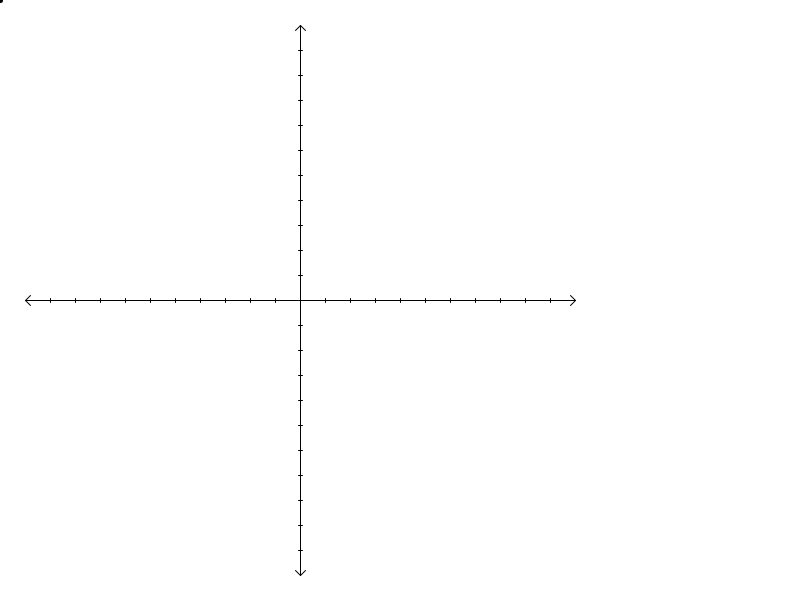
Frame 1 (no input)
Frame 60 (the mouse pressed at the canvas centre just before this capture): identical to frame 1, image omitted
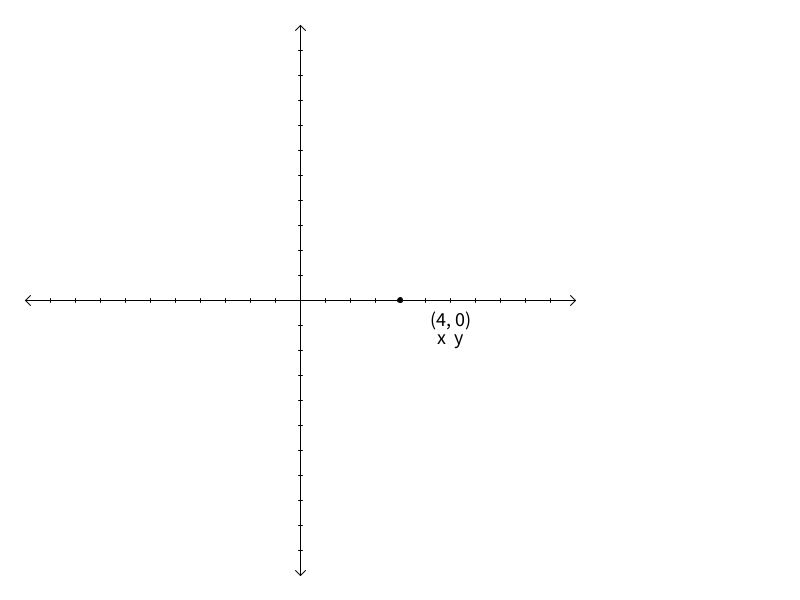
Frame 120 (the mouse held since frame 60 and released just before this capture)

The Processing sketch that drew these frames (run headless with seeded random() and noise(); from frame 60 on, the mouse is pressed at the canvas centre):

// Processing sketch: PixelsAsCoordinatesDemo
// ── PixelsAsCoordinatesDemo.pde
int bigdivider = 25;
int translation = 300;
int divider = bigdivider;
int arrows = 11 * bigdivider;
int ysign = -1;

boolean showRulers = false;
boolean mathStyle = true;

void setup() {
  size(800, 600);
  stroke(0);
  fill(0);
  textSize(20);
}

void draw() {
  if (!mathStyle) {
    if (translation > 0) {
      translation -= 4;
    }
    if (divider != 1) divider = 1;
  } else {
    if (translation < 300) {
      translation += 4;
    } else {
      if (divider != bigdivider) divider = bigdivider;
    }
  }
  
  background(255);
  translate(translation, translation);
  
  line(-1 * arrows, 0, arrows, 0);
  line(0, -1 * arrows, 0, arrows);
  
  line(-1 * arrows,    0, -1 * arrows + 5,    0 + 5);
  line(-1 * arrows,    0, -1 * arrows + 5,    0 - 5);
  line(arrows,    0,  arrows - 5,    0 + 5);
  line(arrows,    0,  arrows - 5,    0 - 5);
  line(   0, -1 * arrows,    0 - 5, -1 * arrows + 5);
  line(   0, -1 * arrows,    0 + 5, -1 * arrows + 5);
  line(   0,  arrows,    0 - 5,  arrows - 5);
  line(   0,  arrows,    0 + 5,  arrows - 5);
  
  for(int i = -10; i <= 10; i++) {
    line(bigdivider*i, 2, bigdivider*i, -2);
    line(2, bigdivider*i, -2, bigdivider*i);
  }
  
  int tmx = (mouseX - translation) / divider * divider;
  int tmy = (mouseY - translation) / divider * divider;
  int dispx = tmx / divider;
  int dispy = tmy / divider * ysign;
  
  if (showRulers) {
    line(0, tmy, tmx, tmy);
    line(0, tmy - 5, 0, tmy + 5);
    line(tmx, tmy - 5, tmx, tmy + 5);
    textAlign(CENTER, TOP);
    text("" + dispx, tmx / 2, tmy + 15);
    
    line(tmx, 0, tmx, tmy);
    line(tmx - 5, 0, tmx + 5, 0);
    line(tmx - 5, tmy, tmx + 5, tmy);
    textAlign(tmx < 0 ? RIGHT : LEFT, CENTER);
    text("  " + dispy + "  ", tmx, tmy / 2);
  }
  
  ellipse(tmx, tmy, 5, 5);
  
  textAlign(CENTER, BOTTOM);
  text("(" + dispx + ", " + dispy + ")",
      tmx + sign(tmx) * 50,
      tmy + sign(tmy) * 30);
  textAlign(CENTER, TOP);
  text("x  y",
      tmx + sign(tmx) * 50,
      tmy + sign(tmy) * 30);
}

void keyPressed() {
  if (key == 'r') {
    showRulers = !showRulers;
  }
  if (key == 'm' || key == 't') {
    mathStyle = !mathStyle;
  }
  if (key == 'y') {
    ysign *= -1;
  }
}

int sign(int n) {
  return n < 0 ? -1 : 1;
}
